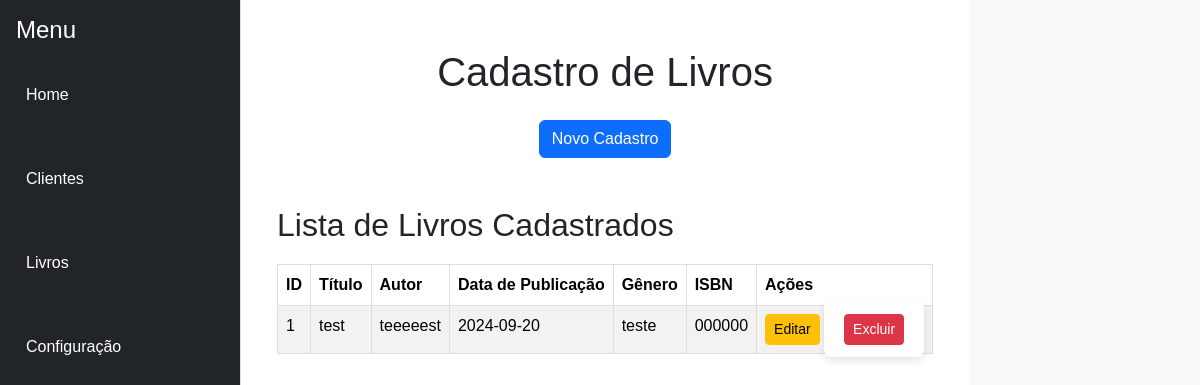
The page /livros (signed in) on the database as committed earlier.
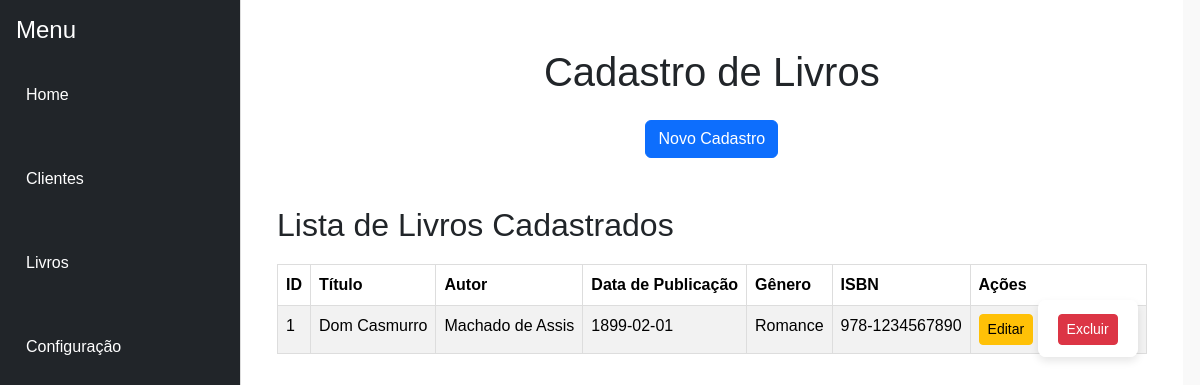
The same page on the database as committed later.
### models.py (models this page shows, shortened)
class Livro(db.Model):
    __tablename__ = 'livros'
    id = db.Column(db.Integer, primary_key=True)
    titulo = db.Column(db.String(200), nullable=False)
    autor = db.Column(db.String(100), nullable=False)
    data_publicacao = db.Column(db.Date, nullable=False)
    genero = db.Column(db.String(50), nullable=False)
    isbn = db.Column(db.String(20), unique=True, nullable=False)

### app.py (the view, shortened to what this page needs)
@app.route('/livros', methods=['GET', 'POST'])
def livros():
    if 'username' not in session:
        return redirect(url_for('login'))
    livros = Livro.query.all()
    return render_template('livros.html', livros=livros)

### templates/livros.html (shortened to what this page needs)
{% extends "index.html" %}
{% block content %}
    <div class="container-fluid d-flex flex-column align-items-center">
        <h1 class="text-center my-4">Cadastro de Livros</h1>
        <button id="toggleFormButton" class="btn btn-primary toggle-btn mb-4" onclick="toggleForm()">Novo Cadastro</button>
        <div class="table-box mt-4 w-100">
            <h2>Lista de Livros Cadastrados</h2>
            <table class="table table-striped">
                <thead>
                    <tr>
                        <th>ID</th>
                        <th>Título</th>
                        <th>Autor</th>
                        <th>Data de Publicação</th>
                        <th>Gênero</th>
                        <th>ISBN</th>
                        <th>Ações</th>
                    </tr>
                </thead>
                <tbody>
                    {% for livro in livros %}
                    <tr>
                        <td>{{ livro.id }}</td>
                        <td>{{ livro.titulo }}</td>
                        <td>{{ livro.autor }}</td>
                        <td>{{ livro.data_publicacao }}</td>
                        <td>{{ livro.genero }}</td>
                        <td>{{ livro.isbn }}</td>
                        <td>
                            <a href="{{ url_for('editar_livro', id=livro.id) }}" class="btn btn-warning btn-sm">Editar</a>
                            <form action="{{ url_for('deletar_livro', id=livro.id) }}" method="POST" style="display: inline;">
                                <button type="submit" class="btn btn-danger btn-sm">Excluir</button>
                            </form>
                        </td>
                    </tr>
                    {% else %}
                    <tr>
                        <td colspan="7" class="text-center">Nenhum livro cadastrado.</td>
                    </tr>
                    {% endfor %}
                </tbody>
            </table>
        </div>
    </div>
{% endblock %}

Rows that differ between the two databases and show on the page:
changed Livro id 1: titulo "test" → "Dom Casmurro"; autor "teeeeest" → "Machado de Assis"; data_publicacao "2024-09-20" → "1899-02-01"; genero "teste" → "Romance"; isbn "000000" → "978-1234567890"
